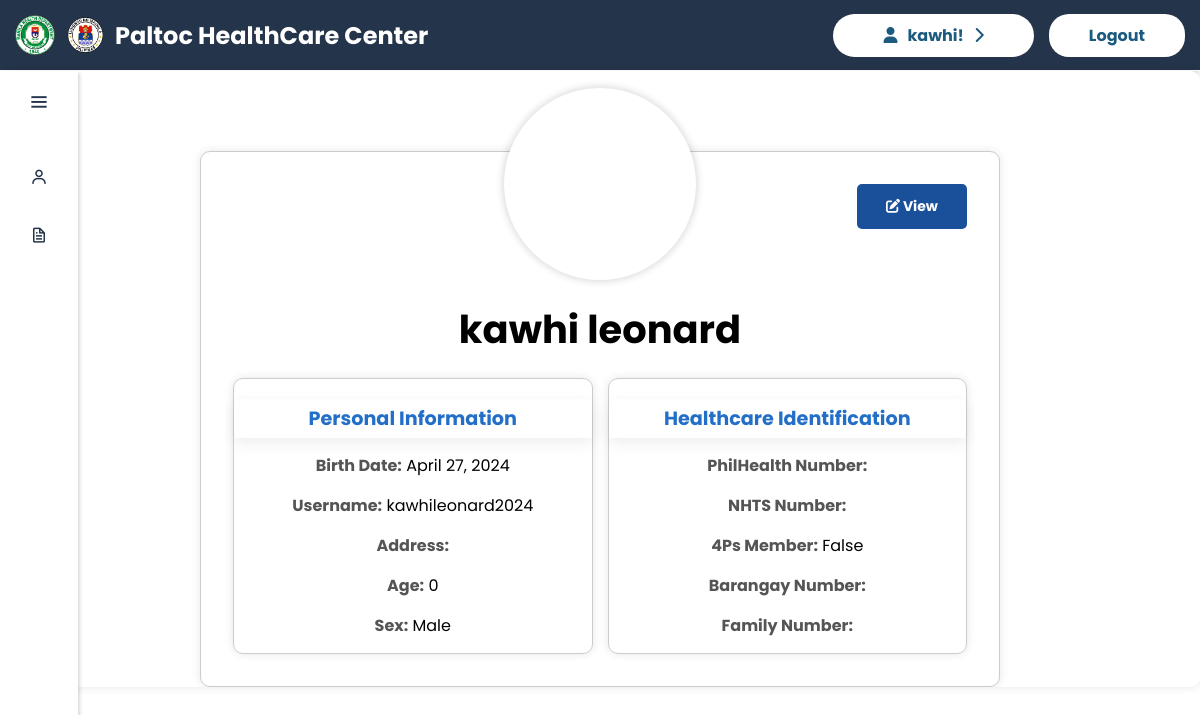
The page /userdashboard/ (signed in) on the database as committed earlier.
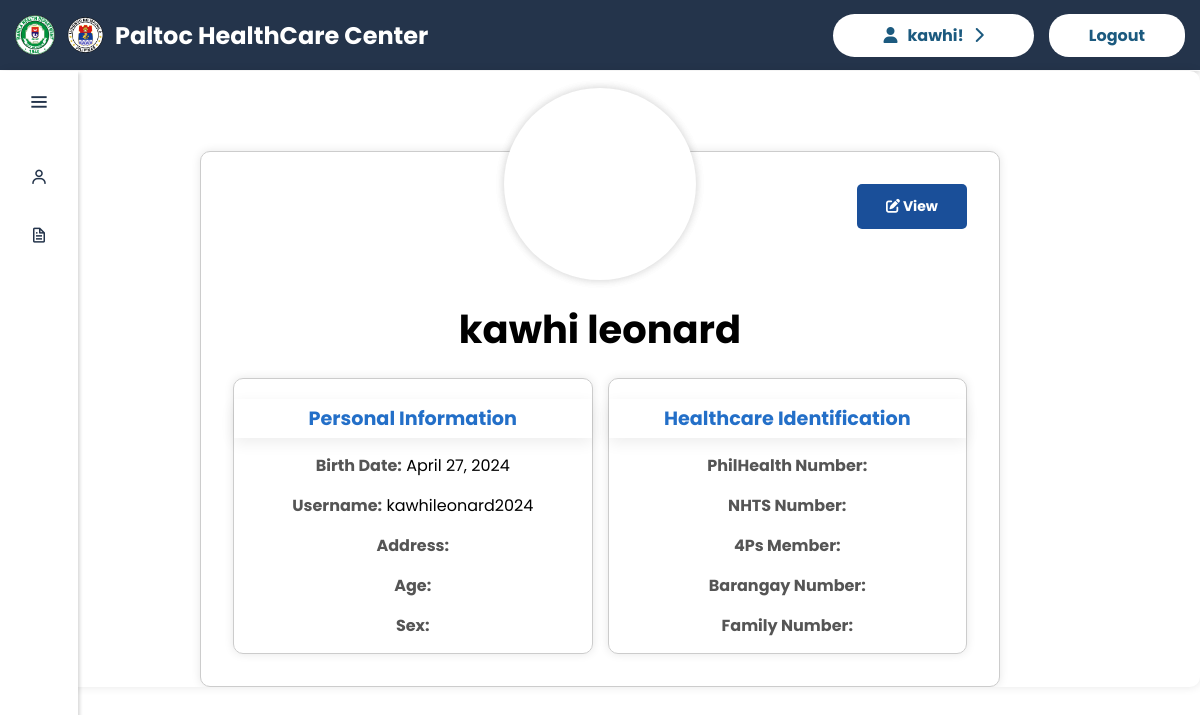
The same page on the database as committed later.
### base/models.py (models this page shows, shortened)
class UserProfile(models.Model):
    user = models.ForeignKey(User, on_delete=models.CASCADE)
    age = models.IntegerField(blank=True, null=True)
    sex = models.CharField(max_length=6, choices=[('Male', 'Male'), ('Female', 'Female')])
    CIVIL_STATUS_CHOICES = [
        ('Married', 'Married'),
        ('Single', 'Single'),
        ('Divorced', 'Divorced'),
        ('Widowed', 'Widowed'),
    ]
    civil_status = models.CharField(max_length=50, choices=CIVIL_STATUS_CHOICES, blank=True, default='')
    religion = models.CharField(max_length=50, blank=True, default='')
    address = models.CharField(max_length=100, blank=True, default='')
    educational_attainment = models.CharField(max_length=100, blank=True, default='')
    occupation = models.CharField(max_length=100, blank=True, default='')

class EconomicNumbers(models.Model):
    user = models.ForeignKey(User, on_delete=models.CASCADE)
    philhealth_num = models.CharField(max_length=15, blank=True)
    nhts_num = models.CharField(max_length=50, blank=True)
    patient_4ps_member = models.BooleanField(default=False)
    brgy_num = models.CharField(max_length=30, blank=True)
    family_num = models.CharField(max_length=50, blank=True)

### base/views.py (the view)
# urls.py: path('userdashboard/', views.user_dashboard, name="user_dashboard"),
@login_required(login_url='home')
def user_dashboard(request):
    user = User.objects.get(id=request.user.id)
    user_profile = UserProfile.objects.filter(user=user).last()
    economic_numbers = EconomicNumbers.objects.filter(user=user).last()
    context = {
        'user': user,
        'user_profile': user_profile,
        'economic_numbers': economic_numbers,
        user: 'user'
    }
    return render(request, 'base/user_dashboard.html', context)

### base/templates/base/user_dashboard.html (shortened to what this page needs)
{% extends 'main.html' %}
{% block content %}
{% load static %}
    <link rel="stylesheet"  href="{% static 'styles/patient/user_dashboard.css' %}">
<body>
	<div class="sidebar">
		<div class="logo-details">
			<i class='bx bx-menu' id="btn"></i>
		</div>
		<ul class="nav-list">
			<li>
				<a href="#" data-page-url="{% url 'patient_profile' %}">
					<i class='bx bx-user'></i>
				</a>
			</li>
			<li>
				<a href="#" data-page-url="{% url 'patient_record' %}">
					<i class='bx bx-file'></i>
				</a>
			</li>
		</ul>
	</div>
	<div id="pageContent">
		{% include 'base/patient-section/patient_profile.html' %}
	</div>
{% endblock %}

### base/templates/base/patient-section/patient_profile.html (shortened to what this page needs)
{% include 'sections.html' %}
{% block content %}
{% load static %}
<link rel="stylesheet"  href="{% static 'styles/patient/patient_profile_.css' %}">
<body>
    <div class="profile-page">
        <div class="content">
            <div class="content__cover">
                <div class="content__avatar"></div>
            </div>
            <a href="{% url 'patient_record' %}" class="edit-profile" target="_blank">
                <i class="fa-solid fa-pen-to-square"></i>
                <span>View</span>
            </a>
        <div class="content__title">
            <h1>{{ user.first_name }} {{ user.last_name }}</h1>
        </div>
        <div class="profile-info">
            <div class="personal-info">
                <h2>Personal Information</h2>
                <div class="info-item">
                    <label>Birth Date:</label>
                    <span id="birth-date">{{ user.birth_date }}</span>
                </div>
                <div class="info-item">
                    <label>Username:</label>
                    <span id="username">{{ user.username }}</span>
                </div>
                    <div class="info-item">
                        <label>Address:</label>
                    </div>
                    <div class="info-item">
                        <label>Age:</label>
                        <span id="age">{{ user_profile.age }}</span>
                    </div>
                    <div class="info-item">
                        <label>Sex:</label>
                        <span id="sex">{{ user_profile.sex }}</span>
                    </div>
            </div>
            <div class="medical-info">
                <h2>Healthcare Identification</h2>
                    <div class="info-item">
                        <label>PhilHealth Number:</label>
                    </div>
                    <div class="info-item">
                        <label>NHTS Number:</label>
                    </div>
                    <div class="info-item">
                        <label>4Ps Member:</label>
                        <span id="4ps-member">{{ economic_numbers.patient_4ps_member }}</span>
                    </div>
                    <div class="info-item">
                        <label>Barangay Number:</label>
                    </div>
                    <div class="info-item">
                        <label>Family Number:</label>
                    </div>
            </div>
        </div>
    </div>
</body>
{% endblock %}

Rows that differ between the two databases and show on the page:
removed UserProfile: age "0", sex "Male"
removed EconomicNumbers: patient_4ps_member "False"
